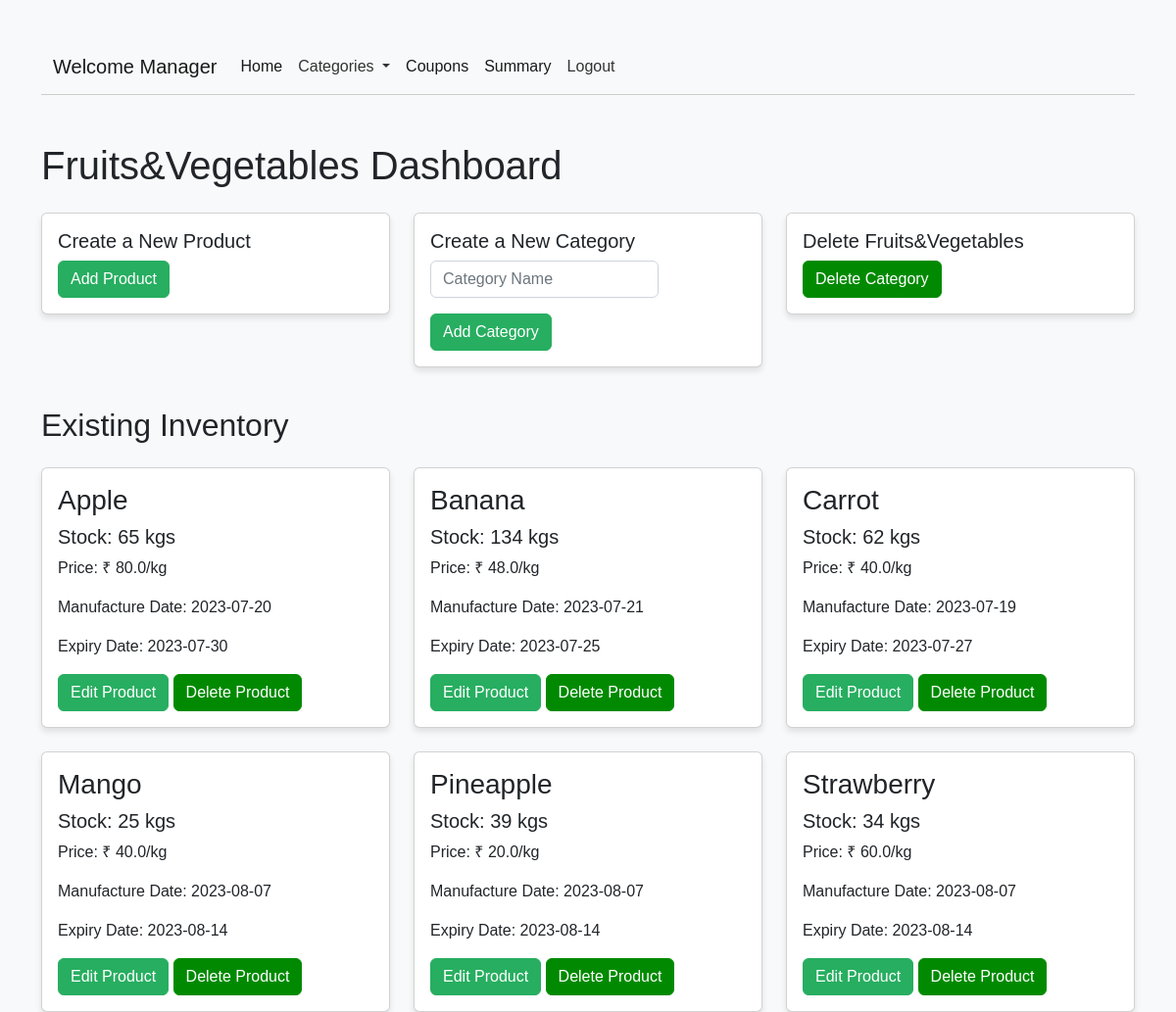
The app's page /manager/categories/1 (signed in) with its own data.
### tables this page shows
CREATE TABLE "categories" (
	"categoryID"	INTEGER NOT NULL UNIQUE,
	"category_name"	TEXT NOT NULL,
	PRIMARY KEY("categoryID" AUTOINCREMENT)
);

CREATE TABLE "inventory" (
	"inventoryId"	INTEGER NOT NULL UNIQUE,
	"productID"	INTEGER NOT NULL UNIQUE,
	"quantity"	INTEGER,
	FOREIGN KEY("productID") REFERENCES "products"("productID"),
	PRIMARY KEY("inventoryId" AUTOINCREMENT)
);

CREATE TABLE "products" (
	"productID"	INTEGER NOT NULL UNIQUE,
	"name"	TEXT NOT NULL,
	"manufacture_date"	TEXT NOT NULL,
	"expiry_date"	TEXT NOT NULL,
	"price"	REAL NOT NULL,
	"dynamic_price"	REAL,
	"is_recommended"	INTEGER,
	"categoryID"	INTEGER NOT NULL,
	"unit"	INTEGER NOT NULL,
	PRIMARY KEY("productID" AUTOINCREMENT)
);

### applications/manager_controller.py (the view)
@app.route('/manager/categories/<categoryID>', methods=['GET'])
def category_products(categoryID):
    if 'manager' not in session:
        return redirect('/manager/login')
    try:
        only_categories = get_categories();
        categories_with_products = get_categories_with_products_from_db()
        products = []
        for category in categories_with_products:
            if category['categoryID'] == int(categoryID):
                category_name = category['category_name']
                products = category['products']
                break
        if products[0]['productID']==None: products=[]
        return render_template('manager_category_products.html', only_categories=only_categories, products=products, category_name=category_name, categoryID= categoryID)
    except Exception as e:
        flash(str(e))
        return redirect('/manager/dashboard')

### app.py (called while the page is built)
@app.teardown_appcontext
def teardown_db(exception=None):
    db = g.pop('db', None)
    if db is not None:
        db.close()

### applications/categories_functions.py (called while the page is built)
def get_categories():
    db = get_db()
    cursor = db.cursor()
    cursor.execute("SELECT * FROM categories")
    categories = cursor.fetchall()
    cursor.close()
    return categories

### applications/database.py (called while the page is built)
def get_db():
    if 'db' not in g:
        g.db = sqlite3.connect(DATABASE)
    return g.db

### templates/manager_category_products.html (shortened to what this page needs)
{% extends "base_manager.html" %}
    {% block content %}
    <div class="container mt-5">
      <h1 class="mb-4">{{ category_name }} Dashboard</h1>
      <div class="row">
        <div class="col-4">
          <div class="card">
            <div class="card-body">
              <h5 class="card-title">Create a New Product</h5>
              <a href="/manager/add_product" class="btn btn-primary">Add Product</a>
            </div>
          </div>
        </div>
        <div class="col-4">
            <div class="card">
              <div class="card-body">
                <h5 class="card-title">Create a New Category</h5>
                <form method="POST" class="row g-3 align-items-center" action="/manager/categories/add_category">
                    <div class="col-auto">
                        <input type="text" class="form-control" placeholder="Category Name" name="category_name">
                    </div>
                    <div class="col-auto">
                        <button type="submit" class="btn btn-primary">Add Category</button>
                    </div>
                </form>
              </div>
            </div>
          </div>
          <div class="col-4">
            <div class="card">
              <div class="card-body">
                <h5 class="card-title">Delete {{ category_name }}</h5>
                <a href="/manager/categories/{{categoryID}}/delete_category" class="btn btn-darkgreen">Delete Category</a>
              </div>
            </div>
          </div>
      </div>
    </div>
    <div class="container">
      <h2 class="mb-4">Existing Inventory</h2>
      <div class="row row-cols-1 row-cols-md-3 g-4">
        {% for product in products %}
        <div class="col">
          <div class="card">
            <div class="card-body">
              <h3 class="card-title">{{product['product_name']}}</h3>
              <h5 class="card-title">Stock: {{product['quantity']}}  {{product['unit']}}s</h5>
              <p class="card-text">Price: ₹ {{product['price']}}/{{product['unit']}}</p>
              <p class="card-text">Manufacture Date: {{product['manufacture_date']}}</p>
              <p class="card-text">Expiry Date: {{product['expiry_date']}}</p>
              <a href="/manager/edit_product/{{product['productID']}}" class="btn btn-primary">Edit Product</a>
              <a href="/manager/delete_product/{{product['productID']}}" class="btn btn-darkgreen">Delete Product</a>
            </div>
          </div>
        </div>
        {% endfor %}
      </div>
    </div>
    {% endblock %}

### static/css/style_manager.css (style rules this page uses)
body { font-family: Arial, sans-serif; background-color: #f8f9fa; }
.container { margin-top: 40px; }
.card { transition: transform 0.3s; box-shadow: 0 4px 6px rgba(0, 0, 0, 0.1); }
.btn-primary { background-color: #27ae60; border-color: #27ae60; }
.btn-darkgreen { color: #fff; background-color: #018a01; border-color: #018a01; }

### records on screen
categories: category_name "Fruits&Vegetables"
inventory: product_name "Apple", quantity "65", unit "kg", price "80.0", manufacture_date "2023-07-20", expiry_date "2023-07-30"
inventory: product_name "Banana", quantity "134", unit "kg", price "48.0", manufacture_date "2023-07-21", expiry_date "2023-07-25"
inventory: product_name "Carrot", quantity "62", unit "kg", price "40.0", manufacture_date "2023-07-19", expiry_date "2023-07-27"
inventory: product_name "Mango", quantity "25", unit "kg", price "40.0", manufacture_date "2023-08-07", expiry_date "2023-08-14"
inventory: product_name "Pineapple", quantity "39", unit "kg", price "20.0", manufacture_date "2023-08-07", expiry_date "2023-08-14"
inventory: product_name "Strawberry", quantity "34", unit "kg", price "60.0", manufacture_date "2023-08-07", expiry_date "2023-08-14"
